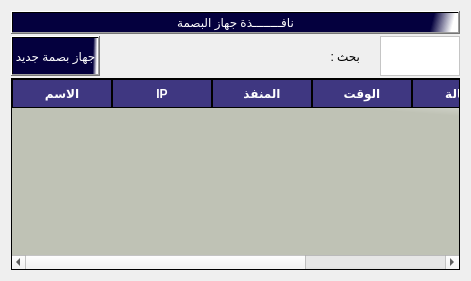
         <widget class="QWidget" name="tab_180">
          <attribute name="title">
           <string>جهاز البصمة</string>
          </attribute>
          <layout class="QHBoxLayout" name="horizontalLayout_174">
           <item>
            <layout class="QVBoxLayout" name="verticalLayout_109" stretch="3,3,96">
             <property name="spacing">
              <number>2</number>
             </property>
             <item>
              <widget class="QPushButton" name="pushButton_216">
               <property name="styleSheet">
                <string notr="true">background-color:qlineargradient(spread:pad, x1:0.506975, y1:0.432, x2:0.99, y2:0.437227, stop:0.900498 rgba(4, 0, 62, 255), stop:1 rgba(255, 255, 255, 255));
color:rgb(255, 255, 255);
font: 15pt &quot;PT Bold Heading&quot;;</string>
               </property>
               <property name="text">
                <string>نافــــــــذة جهاز البصمة</string>
               </property>
              </widget>
             </item>
             <item>
              <layout class="QHBoxLayout" name="horizontalLayout_175" stretch="20,40,20,20">
               <property name="spacing">
                <number>20</number>
               </property>
               <item>
                <widget class="QPushButton" name="btnNewDevice">
                 <property name="maximumSize">
                  <size>
                   <width>130</width>
                   <height>40</height>
                  </size>
                 </property>
                 <property name="layoutDirection">
                  <enum>Qt::LeftToRight</enum>
                 </property>
                 <property name="styleSheet">
                  <string notr="true">background-color:qlineargradient(spread:pad, x1:0.506975, y1:0.432, x2:0.99, y2:0.437227, stop:0.900498 rgba(4, 0, 62, 255), stop:1 rgba(255, 255, 255, 255));
color:rgb(255, 255, 255);
font: 15pt &quot;PT Bold Heading&quot;;</string>
                 </property>
                 <property name="text">
                  <string>جهاز بصمة جديد</string>
                 </property>
                 <property name="icon">
                  <iconset>
                   <normaloff>//192.168.1.5/Internet Share/.designer/.designer/backup/icons/add-to-28.svg</normaloff>//192.168.1.5/Internet Share/.designer/.designer/backup/icons/add-to-28.svg</iconset>
                 </property>
                 <property name="iconSize">
                  <size>
                   <width>30</width>
                   <height>30</height>
                  </size>
                 </property>
                </widget>
               </item>
               <item>
                <spacer name="horizontalSpacer_47">
                 <property name="orientation">
                  <enum>Qt::Horizontal</enum>
                 </property>
                 <property name="sizeHint" stdset="0">
                  <size>
                   <width>40</width>
                   <height>20</height>
                  </size>
                 </property>
                </spacer>
               </item>
               <item>
                <widget class="QLabel" name="label_145">
                 <property name="maximumSize">
                  <size>
                   <width>120</width>
                   <height>40</height>
                  </size>
                 </property>
                 <property name="styleSheet">
                  <string notr="true"/>
                 </property>
                 <property name="text">
                  <string>بحث :</string>
                 </property>
                </widget>
               </item>
               <item>
                <widget class="QTextEdit" name="textEdit_2">
                 <property name="maximumSize">
                  <size>
                   <width>250</width>
                   <height>40</height>
                  </size>
                 </property>
                 <property name="styleSheet">
                  <string notr="true">background-color:rgb(255, 255, 255);
color:rgb(0, 0, 0);
font: 10pt &quot;PT Bold Heading&quot;;</string>
                 </property>
                </widget>
               </item>
              </layout>
             </item>
             <item>
              <layout class="QHBoxLayout" name="horizontalLayout_176">
               <item>
                <widget class="QTableWidget" name="tblDevice">
                 <property name="styleSheet">
                  <string notr="true">QTableWidget {
background:rgb(231, 231, 231);
background-color: qlineargradient(spread:pad, x1:0.964478, y1:0.193, x2:1, y2:0, stop:0 rgba(191, 194, 181, 255), stop:1 rgba(255, 255, 255, 255));    font: 9pt &quot;PT Bold Heading&quot;;
    font-weight: bold;
 color:rgb(0, 0, 0)
}

QHeaderView::section {
   background-color:rgb(63, 55, 129);
    border: 1px solid rgb(0, 0, 0);
    font-weight: bold;
    padding: 4px;
    text-align: center;
	font: 10pt &quot;PT Bold Heading&quot;;
	color:rgb(255, 255, 255)
}

QTableWidget::item:selected {
    background-color:rgb(25, 21, 65);
    color:rgb(255, 255, 255);
}</string>
                 </property>
                 <column>
                  <property name="text">
                   <string>الاسم</string>
                  </property>
                  <property name="foreground">
                   <brush brushstyle="NoBrush">
                    <color alpha="255">
                     <red>85</red>
                     <green>170</green>
                     <blue>127</blue>
                    </color>
                   </brush>
                  </property>
                 </column>
                 <column>
                  <property name="text">
                   <string>IP</string>
                  </property>
                 </column>
                 <column>
                  <property name="text">
                   <string>المنفذ</string>
                  </property>
                 </column>
                 <column>
                  <property name="text">
                   <string>الوقت</string>
                  </property>
                 </column>
                 <column>
                  <property name="text">
                   <string>الحالة</string>
                  </property>
                 </column>
                 <column>
                  <property name="text">
                   <string>العمليات</string>
                  </property>
                 </column>
                </widget>
               </item>
              </layout>
             </item>
            </layout>
           </item>
          </layout>
         </widget>
